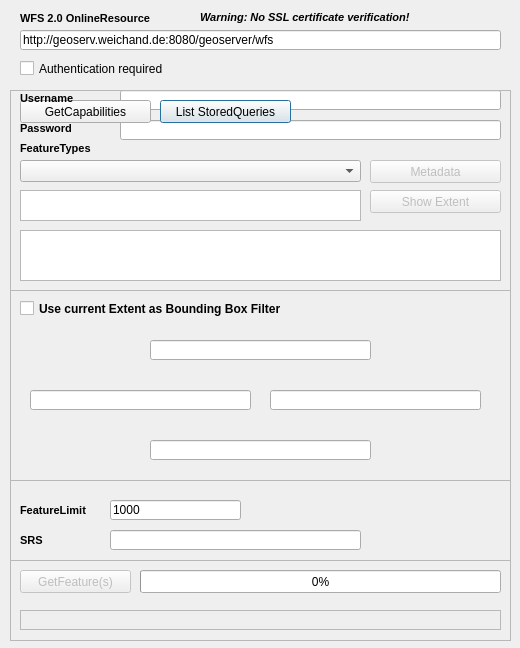
<?xml version="1.0" encoding="UTF-8"?>
<ui version="4.0">
 <class>WfsClient</class>
 <widget class="QDialog" name="WfsClient">
  <property name="geometry">
   <rect>
    <x>0</x>
    <y>0</y>
    <width>520</width>
    <height>648</height>
   </rect>
  </property>
  <property name="windowTitle">
   <string>WFS 2.0 Client - Version 0.9.5 beta</string>
  </property>
  <widget class="QLabel" name="lblOnlineResource">
   <property name="geometry">
    <rect>
     <x>20</x>
     <y>10</y>
     <width>151</width>
     <height>16</height>
    </rect>
   </property>
   <property name="font">
    <font>
     <pointsize>8</pointsize>
     <weight>75</weight>
     <bold>true</bold>
    </font>
   </property>
   <property name="text">
    <string>WFS 2.0 OnlineResource</string>
   </property>
  </widget>
  <widget class="QLineEdit" name="txtUrl">
   <property name="geometry">
    <rect>
     <x>20</x>
     <y>30</y>
     <width>481</width>
     <height>20</height>
    </rect>
   </property>
   <property name="text">
    <string>http://geoserv.weichand.de:8080/geoserver/wfs</string>
   </property>
  </widget>
  <widget class="QCheckBox" name="chkAuthentication">
   <property name="geometry">
    <rect>
     <x>20</x>
     <y>60</y>
     <width>261</width>
     <height>17</height>
    </rect>
   </property>
   <property name="text">
    <string>Authentication required</string>
   </property>
  </widget>
  <widget class="QFrame" name="frmMain">
   <property name="geometry">
    <rect>
     <x>10</x>
     <y>90</y>
     <width>501</width>
     <height>551</height>
    </rect>
   </property>
   <property name="autoFillBackground">
    <bool>false</bool>
   </property>
   <property name="frameShape">
    <enum>QFrame::StyledPanel</enum>
   </property>
   <property name="frameShadow">
    <enum>QFrame::Raised</enum>
   </property>
   <widget class="QProgressBar" name="progressBar">
    <property name="geometry">
     <rect>
      <x>130</x>
      <y>480</y>
      <width>361</width>
      <height>23</height>
     </rect>
    </property>
    <property name="value">
     <number>0</number>
    </property>
   </widget>
   <widget class="QPushButton" name="cmdListStoredQueries">
    <property name="enabled">
     <bool>true</bool>
    </property>
    <property name="geometry">
     <rect>
      <x>150</x>
      <y>10</y>
      <width>131</width>
      <height>23</height>
     </rect>
    </property>
    <property name="text">
     <string>List StoredQueries</string>
    </property>
   </widget>
   <widget class="QPlainTextEdit" name="txtFeatureTypeDescription">
    <property name="geometry">
     <rect>
      <x>10</x>
      <y>140</y>
      <width>481</width>
      <height>51</height>
     </rect>
    </property>
    <property name="readOnly">
     <bool>true</bool>
    </property>
   </widget>
   <widget class="QLabel" name="lblMessage">
    <property name="geometry">
     <rect>
      <x>10</x>
      <y>520</y>
      <width>481</width>
      <height>20</height>
     </rect>
    </property>
    <property name="font">
     <font>
      <pointsize>8</pointsize>
      <weight>75</weight>
      <bold>true</bold>
     </font>
    </property>
    <property name="frameShape">
     <enum>QFrame::StyledPanel</enum>
    </property>
    <property name="frameShadow">
     <enum>QFrame::Sunken</enum>
    </property>
    <property name="text">
     <string/>
    </property>
   </widget>
   <widget class="QComboBox" name="cmbFeatureType">
    <property name="geometry">
     <rect>
      <x>10</x>
      <y>70</y>
      <width>341</width>
      <height>22</height>
     </rect>
    </property>
   </widget>
   <widget class="QPushButton" name="cmdGetCapabilities">
    <property name="geometry">
     <rect>
      <x>10</x>
      <y>10</y>
      <width>131</width>
      <height>23</height>
     </rect>
    </property>
    <property name="text">
     <string>GetCapabilities</string>
    </property>
   </widget>
   <widget class="QLineEdit" name="txtCount">
    <property name="geometry">
     <rect>
      <x>100</x>
      <y>410</y>
      <width>131</width>
      <height>20</height>
     </rect>
    </property>
    <property name="text">
     <string>1000</string>
    </property>
   </widget>
   <widget class="QLabel" name="lblInfo">
    <property name="geometry">
     <rect>
      <x>10</x>
      <y>50</y>
      <width>481</width>
      <height>16</height>
     </rect>
    </property>
    <property name="font">
     <font>
      <pointsize>8</pointsize>
      <weight>75</weight>
      <bold>true</bold>
     </font>
    </property>
    <property name="text">
     <string>FeatureTypes</string>
    </property>
   </widget>
   <widget class="QLabel" name="lblCount">
    <property name="geometry">
     <rect>
      <x>10</x>
      <y>410</y>
      <width>121</width>
      <height>20</height>
     </rect>
    </property>
    <property name="font">
     <font>
      <pointsize>8</pointsize>
      <weight>75</weight>
      <bold>true</bold>
     </font>
    </property>
    <property name="text">
     <string>FeatureLimit</string>
    </property>
   </widget>
   <widget class="QPushButton" name="cmdGetFeature">
    <property name="enabled">
     <bool>false</bool>
    </property>
    <property name="geometry">
     <rect>
      <x>10</x>
      <y>480</y>
      <width>111</width>
      <height>23</height>
     </rect>
    </property>
    <property name="focusPolicy">
     <enum>Qt::StrongFocus</enum>
    </property>
    <property name="text">
     <string>GetFeature(s)</string>
    </property>
   </widget>
   <widget class="QFrame" name="frmParameter">
    <property name="enabled">
     <bool>true</bool>
    </property>
    <property name="geometry">
     <rect>
      <x>0</x>
      <y>200</y>
      <width>501</width>
      <height>271</height>
     </rect>
    </property>
    <property name="frameShape">
     <enum>QFrame::StyledPanel</enum>
    </property>
    <property name="frameShadow">
     <enum>QFrame::Raised</enum>
    </property>
    <widget class="QWidget" name="gridLayoutWidget">
     <property name="geometry">
      <rect>
       <x>10</x>
       <y>10</y>
       <width>481</width>
       <height>231</height>
      </rect>
     </property>
     <layout class="QGridLayout" name="gridLayout"/>
    </widget>
   </widget>
   <widget class="QFrame" name="frmExtent">
    <property name="enabled">
     <bool>true</bool>
    </property>
    <property name="geometry">
     <rect>
      <x>0</x>
      <y>200</y>
      <width>501</width>
      <height>191</height>
     </rect>
    </property>
    <property name="frameShape">
     <enum>QFrame::StyledPanel</enum>
    </property>
    <property name="frameShadow">
     <enum>QFrame::Raised</enum>
    </property>
    <widget class="QLineEdit" name="txtExtentSouth">
     <property name="geometry">
      <rect>
       <x>140</x>
       <y>150</y>
       <width>221</width>
       <height>20</height>
      </rect>
     </property>
    </widget>
    <widget class="QLineEdit" name="txtExtentWest">
     <property name="geometry">
      <rect>
       <x>20</x>
       <y>100</y>
       <width>221</width>
       <height>20</height>
      </rect>
     </property>
    </widget>
    <widget class="QLineEdit" name="txtExtentNorth">
     <property name="geometry">
      <rect>
       <x>140</x>
       <y>50</y>
       <width>221</width>
       <height>20</height>
      </rect>
     </property>
    </widget>
    <widget class="QLineEdit" name="txtExtentEast">
     <property name="geometry">
      <rect>
       <x>260</x>
       <y>100</y>
       <width>211</width>
       <height>20</height>
      </rect>
     </property>
    </widget>
    <widget class="QCheckBox" name="chkExtent">
     <property name="geometry">
      <rect>
       <x>10</x>
       <y>10</y>
       <width>461</width>
       <height>17</height>
      </rect>
     </property>
     <property name="font">
      <font>
       <weight>75</weight>
       <bold>true</bold>
      </font>
     </property>
     <property name="text">
      <string>Use current Extent as Bounding Box Filter</string>
     </property>
    </widget>
   </widget>
   <widget class="QPlainTextEdit" name="txtFeatureTypeTitle">
    <property name="geometry">
     <rect>
      <x>10</x>
      <y>100</y>
      <width>341</width>
      <height>31</height>
     </rect>
    </property>
    <property name="readOnly">
     <bool>true</bool>
    </property>
   </widget>
   <widget class="QPushButton" name="cmdMetadata">
    <property name="enabled">
     <bool>false</bool>
    </property>
    <property name="geometry">
     <rect>
      <x>360</x>
      <y>70</y>
      <width>131</width>
      <height>23</height>
     </rect>
    </property>
    <property name="text">
     <string>Metadata</string>
    </property>
   </widget>
   <widget class="QLineEdit" name="txtSrs">
    <property name="geometry">
     <rect>
      <x>100</x>
      <y>440</y>
      <width>251</width>
      <height>20</height>
     </rect>
    </property>
    <property name="text">
     <string/>
    </property>
   </widget>
   <widget class="QLabel" name="lblSrs">
    <property name="geometry">
     <rect>
      <x>10</x>
      <y>440</y>
      <width>121</width>
      <height>20</height>
     </rect>
    </property>
    <property name="font">
     <font>
      <pointsize>8</pointsize>
      <weight>75</weight>
      <bold>true</bold>
     </font>
    </property>
    <property name="text">
     <string>SRS</string>
    </property>
   </widget>
   <widget class="QPushButton" name="cmdExtent">
    <property name="enabled">
     <bool>false</bool>
    </property>
    <property name="geometry">
     <rect>
      <x>360</x>
      <y>100</y>
      <width>131</width>
      <height>23</height>
     </rect>
    </property>
    <property name="text">
     <string>Show Extent</string>
    </property>
   </widget>
  </widget>
  <widget class="QLineEdit" name="txtUsername">
   <property name="geometry">
    <rect>
     <x>120</x>
     <y>90</y>
     <width>381</width>
     <height>20</height>
    </rect>
   </property>
  </widget>
  <widget class="QLineEdit" name="txtPassword">
   <property name="geometry">
    <rect>
     <x>120</x>
     <y>120</y>
     <width>381</width>
     <height>20</height>
    </rect>
   </property>
   <property name="echoMode">
    <enum>QLineEdit::Password</enum>
   </property>
  </widget>
  <widget class="QLabel" name="lblUsername">
   <property name="geometry">
    <rect>
     <x>20</x>
     <y>90</y>
     <width>151</width>
     <height>16</height>
    </rect>
   </property>
   <property name="font">
    <font>
     <pointsize>8</pointsize>
     <weight>75</weight>
     <bold>true</bold>
    </font>
   </property>
   <property name="text">
    <string>Username</string>
   </property>
  </widget>
  <widget class="QLabel" name="lblPassword">
   <property name="geometry">
    <rect>
     <x>20</x>
     <y>120</y>
     <width>151</width>
     <height>16</height>
    </rect>
   </property>
   <property name="font">
    <font>
     <pointsize>8</pointsize>
     <weight>75</weight>
     <bold>true</bold>
    </font>
   </property>
   <property name="text">
    <string>Password</string>
   </property>
  </widget>
  <widget class="QLabel" name="lblWarning">
   <property name="geometry">
    <rect>
     <x>200</x>
     <y>10</y>
     <width>271</width>
     <height>16</height>
    </rect>
   </property>
   <property name="font">
    <font>
     <pointsize>8</pointsize>
     <weight>75</weight>
     <bold>true</bold>
    </font>
   </property>
   <property name="text">
    <string>&lt;html&gt;&lt;head/&gt;&lt;body&gt;&lt;p&gt;&lt;span style=&quot; font-style:italic;&quot;&gt;Warning: No SSL certificate verification!&lt;/span&gt;&lt;/p&gt;&lt;/body&gt;&lt;/html&gt;</string>
   </property>
  </widget>
  <zorder>txtPassword</zorder>
  <zorder>txtUsername</zorder>
  <zorder>lblOnlineResource</zorder>
  <zorder>txtUrl</zorder>
  <zorder>chkAuthentication</zorder>
  <zorder>frmMain</zorder>
  <zorder>lblUsername</zorder>
  <zorder>lblPassword</zorder>
  <zorder>lblWarning</zorder>
 </widget>
 <resources/>
 <connections/>
</ui>
